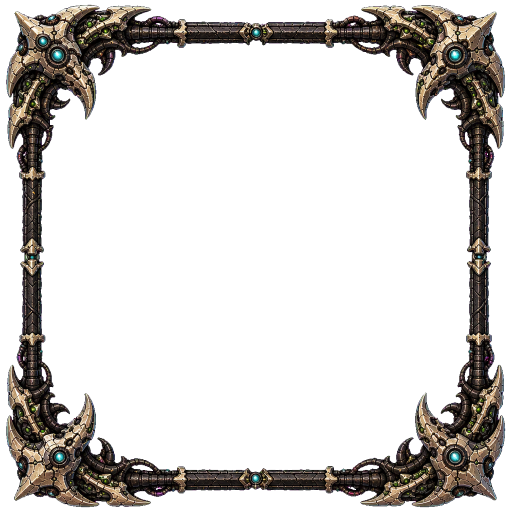
#> input picture assets/game2/art/source/backgrounds/biomech-frame.png, 1024 x 1024 px (shown at 1/2 size)
$ python -i game2_prepare_generated_art.py   (imports and definitions only)
#> lines starting #> are read from the running program, lines starting #| are printed output that depends on the picture
#!/usr/bin/env python3
"""Cut GPT Image 2 sprite boards into production Game 2 assets.

The generated boards use a near-magenta key. This script deliberately uses
the installed imagegen chroma helper in hard-key mode: the background varies
by roughly 30 RGB levels, while legitimate purple emissive details sit farther
away. Avoiding the helper's dominance-based soft matte keeps those interior
purple details opaque. A one-pixel contraction and very light feather remove
the remaining antialias fringe before each subject is trimmed and centered on
a fixed transparent canvas.
"""

from __future__ import annotations

import argparse
import os
import subprocess
import sys
import tempfile
from dataclasses import dataclass
from pathlib import Path
from typing import Sequence

from PIL import Image, ImageChops, ImageOps, ImageStat


REPO_ROOT = Path(__file__).resolve().parents[1]
DEFAULT_INPUT_ROOT = Path("/tmp/imagegen-game2")
DEFAULT_OUTPUT_ROOT = Path("assets/game2/art/source")


@dataclass(frozen=True)
class Board:
    filename: str
    columns: int
    rows: int
    category: str
    names: tuple[str, ...]
    target_size: int
    output_format: str
    padding: int


BOARDS = (
    Board(
        "player-sprites-keyed.png", 3, 2, "character",
        ("gunsmith", "blade", "engineer", "elementalist", "gambler", "tank"),
        512, "png", 24,
    ),
    Board(
        "enemy-sprites-keyed.png", 5, 3, "enemy",
        (
            "grub", "runner", "brute", "spitter", "bomber",
            "shield", "healer", "sniper", "charger", "burrower",
            "linker", "mortar", "splitter", "prismwarden", "elite",
        ),
        512, "png", 28,
    ),
    Board(
        "boss-sprites-keyed.png", 2, 2, "boss",
        ("hive", "siege", "prism", "singularity"),
        768, "png", 36,
    ),
    Board(
        "weapon-icons-keyed.png", 5, 2, "weapon",
        ("needle", "spark", "torch", "saw", "grenade", "drone", "arc", "wrench", "anchor", "rocket"),
        512, "webp", 20,
    ),
    Board(
        "tactical-fusion-icons-keyed.png", 3, 3, "mixed",
        (
            "tactical:orbital", "tactical:phase", "tactical:prism",
            "tactical:antimatter", "fusion:thunderRailNet", "fusion:supernovaScatterMine",
            "fusion:solarSingularity", "fusion:mechaBladeSwarm", "fusion:celestialSiegeArray",
        ),
        512, "webp", 20,
    ),
    Board(
        "family-module-icons-keyed.png", 4, 3, "mixed",
        (
            "family:ballistic", "family:blade", "family:engineering", "family:element",
            "family:explosive", "family:gravity", "module:offense", "module:cadence",
            "module:critical", "module:defense", "module:mobility", "module:utility",
        ),
        512, "webp", 20,
    ),
    Board(
        "entity-sprites-keyed.png", 3, 2, "entity",
        ("sawblade", "drone", "grenade", "rocket", "turret", "gravity-core"),
        512, "png", 24,
    ),
)


class PreparationError(RuntimeError):
    pass


# [219 lines left out: functions helper_path, run_chroma_helper, proportional_box, alpha_bbox, remove_small_edge_components, resize_rgba and 4 more, not called in this run]


def validate_transparent_asset(path: Path) -> tuple[float, int]:
    with Image.open(path) as opened:
#> opened is the input picture: PIL image 1024x1024 RGBA; mean R, G, B, A 19.7, 17.1, 14.8, 63.5
        image = opened.convert("RGBA")
    if image.getpixel((0, 0))[3] != 0 or image.getpixel((image.width - 1, image.height - 1))[3] != 0:
        raise PreparationError(f"transparent corners were lost: {path}")
    alpha = image.getchannel("A")
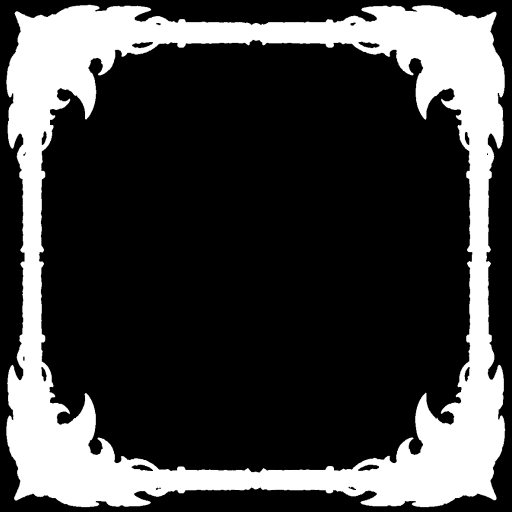
#> alpha: PIL image 1024x1024 L (shown at 1/2 size); min 0, max 255, mean 63.5
    minimum, maximum = alpha.getextrema()
#> minimum = 0; maximum = 255
    if minimum != 0 or maximum == 0:
        raise PreparationError(f"invalid alpha range {minimum}..{maximum}: {path}")
    histogram = alpha.histogram()
#> histogram = 256 values, max 782164 at index 0, min 0 at index 1, mean 4096
    visible = sum(histogram[9:])
#> visible = 266412
    coverage = visible / (image.width * image.height)
#> coverage = 0.254
    if not 0.04 <= coverage <= 0.9:
        raise PreparationError(f"implausible visible coverage {coverage:.1%}: {path}")
#> (the run stopped early here; a loop or call above may not have finished)
